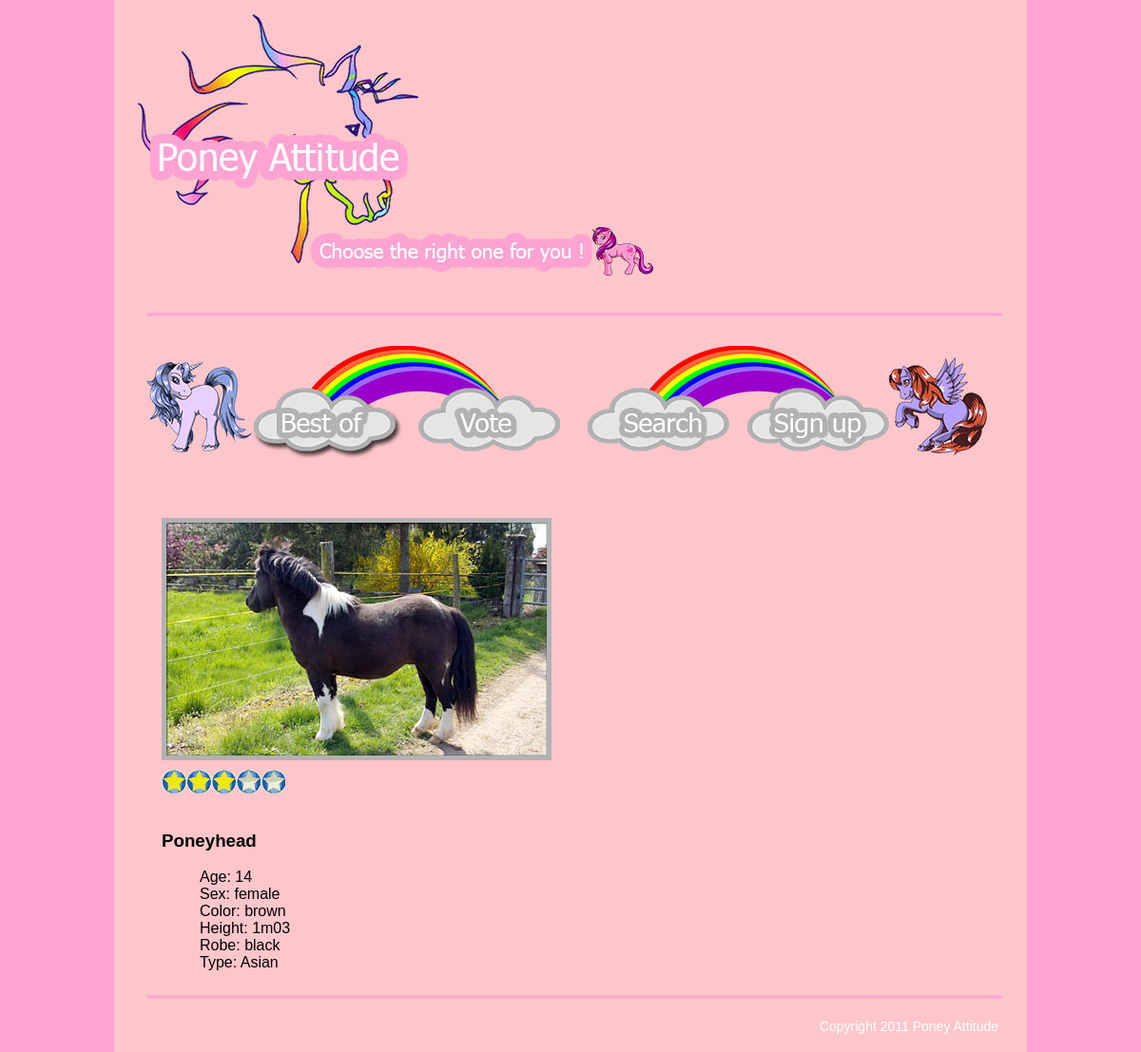
Page /poneys.php?id=1 on the committed database.
### tables this page shows
CREATE TABLE IF NOT EXISTS `poney` (
  `id` int(11) NOT NULL AUTO_INCREMENT,
  `nom` varchar(100) NOT NULL,
  `age` varchar(100) NOT NULL,
  `sex` varchar(100) NOT NULL,
  `color` varchar(100) NOT NULL,
  `height` varchar(100) NOT NULL,
  `robe` varchar(100) NOT NULL,
  `type` varchar(100) NOT NULL,
  `image` varchar(100) NOT NULL,
  `rate` int(1) NOT NULL,
  PRIMARY KEY (`id`)
);

### poneys.php (the view, shortened to what this page needs)
<?php
$sql = 'SELECT * FROM poney WHERE id='.$_GET['id'];
$result = mysql_query($sql);
while($row = mysql_fetch_array($result, MYSQL_ASSOC)){
 include "templates/html-opening.php";
				$rate = $row["rate"];
				echo '<img src="images/'.$row["image"].'" alt="poney" class="imgprofile" /><br />';
				if($rate == 1){
				echo '<img src="images/1star.gif" alt="stars" class="starsprofile" />';
				}
				elseif($rate == 2) {
				echo '<img src="images/2stars.gif" alt="stars" class="starsprofile" />';
				}
				elseif($rate == 3) {
				echo '<img src="images/3stars.gif" alt="stars" class="starsprofile" />';
				}
				elseif($rate == 4) {
				echo '<img src="images/4stars.gif" alt="stars" class="starsprofile" />';
				}
				elseif($rate == 5) {
				echo '<img src="images/5stars.gif" alt="stars" class="starsprofile" />';
				}
				echo '<div id="details">';
				echo '<h3>'.$row["nom"].'</h3>';
				echo '<ul>';
				echo '<li>Age: '.$row["age"].'</li>';
				echo '<li>Sex: '.$row["sex"].'</li>';
				echo '<li>Color: '.$row["color"].'</li>';
				echo '<li>Height: '.$row["height"].'</li>';
				echo '<li>Robe: '.$row["robe"].'</li>';
				echo '<li>Type: '.$row["type"].'</li>';
				echo '</ul>';
				}
			?>
				</div>
<?php include "templates/html-closing.php"; ?>

### templates/html-opening.php (shortened to what this page needs)
<!DOCTYPE html PUBLIC "-//W3C//DTD XHTML 1.0 Transitional//EN""http://www.w3.org/TR/xhtml1/DTD/xhtml1-transitional.dtd">
<html xmlns="http://www.w3.org/1999/xhtml" xml:lang="fr">
	<head>
		<link rel="stylesheet" type="text/css" href="templates/style.css" media="screen" />
	</head>
<body>
	<div id="page">
		<div id="header">
		</div>
		<div id="bar">
		</div>
		<div id="menu">
		</div>
		<div id="main">

### templates/style.css (style rules this page uses)
.imgprofile { border: 5px solid #b2b2b2; margin-bottom:10px; margin-left:50px; margin-top:50px; }
.starsprofile { margin-left:50px; }
#page { width:960px; height:auto; margin:auto; background-color:#fdc6cb; }
#header { width:960px; height:300px; background:url("../images/logo.jpg") no-repeat; padding-bottom:20px; }
#bar { width:960px; height:20px; background:url("../images/bar.jpg") no-repeat; float:left; }
#menu { width:960px; height:155px; margin-top:20px; background:url("../images/menu.jpg") no-repeat; }
#main { float:left; width:960px; background-color:#fdc6cb; }
#details { padding-top:20px; width:200px; margin-left:50px; }
li { list-style:none; }

### rows in the picture
poney: image (picture), rate 3 (drawn), nom "Poneyhead", age "14", sex "female", color "brown", height "1m03", robe "black", type "Asian"
